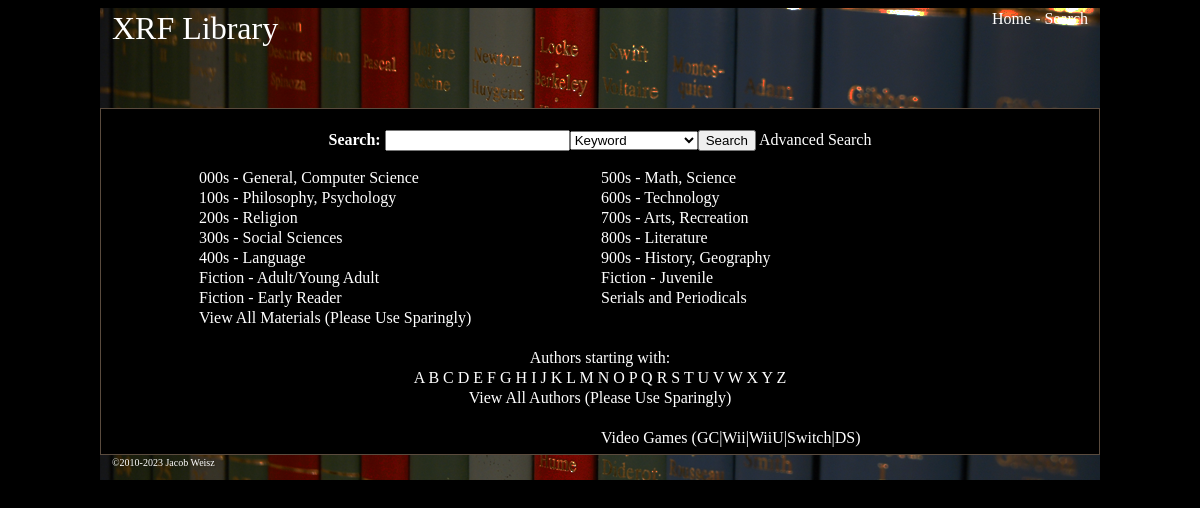
/, run on an earlier commit of the app's database.
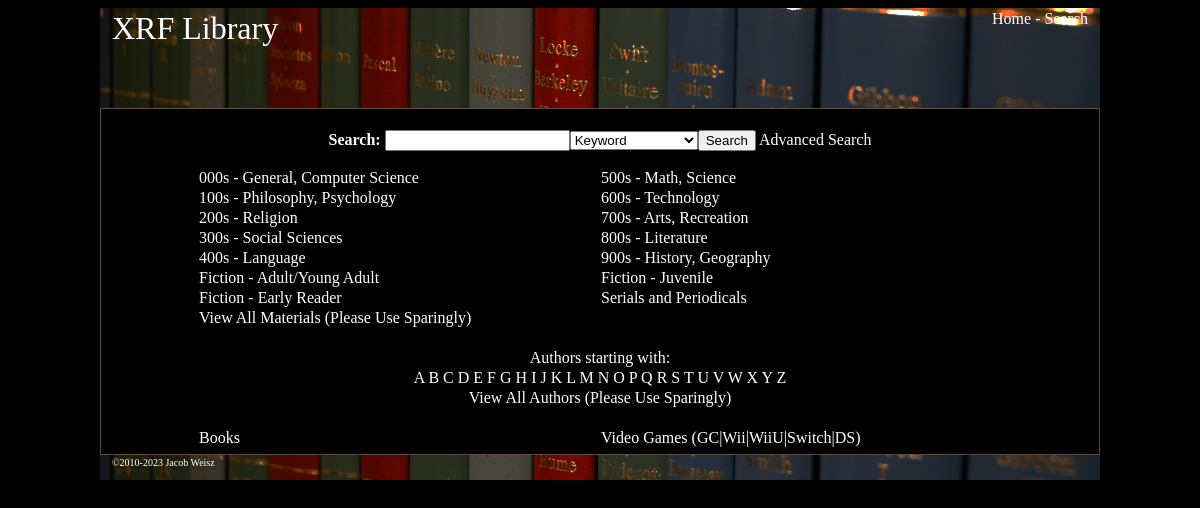
And on a later commit of the database.
### tables this page shows
CREATE TABLE IF NOT EXISTS `g_config` (
  `site_name` varchar(128) NOT NULL,
  `site_url` varchar(128) NOT NULL DEFAULT 'index.php',
  `site_key` varchar(32) NOT NULL DEFAULT 'SANDSTORM-SANDSTORM' COMMENT 'License key for XRF install.',
  `auth_version` varchar(10) NOT NULL DEFAULT '0S.2' COMMENT 'If module version is not found in this string, disable module',
  `server_name` varchar(32) NOT NULL DEFAULT 'SandstormServer' COMMENT 'ID of XRF server',
  `admin_email` varchar(128) NOT NULL DEFAULT 'admin@example.com' COMMENT 'The master admin''s email for alert and notification purposes',
  `admin_id` int(8) NOT NULL DEFAULT '1' COMMENT 'The master admin''s ID',
  `vlog_enabled` int(1) NOT NULL DEFAULT '0' COMMENT 'If 1, enable verbose logging.',
  `style_default` varchar(32) NOT NULL DEFAULT 'xrfdark' COMMENT 'Style to use by default',
  PRIMARY KEY (`site_name`)
);

CREATE TABLE IF NOT EXISTS `l_typecodes` (
  `id` int(4) NOT NULL AUTO_INCREMENT,
  `code` varchar(4) NOT NULL,
  `descr` varchar(128) NOT NULL,
  `default_location` varchar(5) NOT NULL COMMENT 'Location code to assign this type',
  `access_level` VARCHAR(1) NOT NULL DEFAULT '1' COMMENT 'The ulevel or uclass required to see a type.',
  PRIMARY KEY (`id`),
  UNIQUE KEY `code` (`code`)
);

### includes/global.php (called while the page is built, shortened)
<?php
require_once("includes/variables.php");
require_once("includes/functions_db.php");
$xrf_myulevel = 1;
$xrf_db = @mysqli_connect($xrf_dbserver, $xrf_dbusername, $xrf_dbpassword, $xrf_dbname) or die(mysqli_connect_error());
$xrf_config_query="SELECT * FROM g_config";
$xrf_config_result=mysqli_query($xrf_db, $xrf_config_query);
$xrf_site_name=xrf_mysql_result($xrf_config_result,0,"site_name");
$xrf_style_default=xrf_mysql_result($xrf_config_result,0,"style_default");
?>

### includes/functions_db.php (called while the page is built)
<?php
function xrf_mysql_result($result, $number, $field=0)
{
mysqli_data_seek($result, $number);
$row = mysqli_fetch_array($result);
return $row[$field] ?? false;
}
?>

### index.php (the view, shortened to what this page needs)
<?php $xrf_page_subtitle = "Home";
require_once("includes/global.php");
require_once("includes/header.php");
?>
<form action="search_results.php" method="POST"><p align="center"><b>Search:</b>
<input type="text" name="searchterm" maxlength="128"><select name="searchwhat">
<option value="keyword">Keyword</option>
</select><input type="submit" value="Search"> <a href="search.php">Advanced Search</a></p></form>
<div align="center"><table>
<tr><td width=400><a href="search_results.php?group=000">000s - General, Computer Science</a></td><td width=400><a href="search_results.php?group=500">500s - Math, Science</a></td></tr>
<tr><td><a href="search_results.php?group=100">100s - Philosophy, Psychology</a></td><td><a href="search_results.php?group=600">600s - Technology</a></td></tr>
<tr><td><a href="search_results.php?group=200">200s - Religion</a></td><td><a href="search_results.php?group=700">700s - Arts, Recreation</a></td></tr>
<tr><td><a href="search_results.php?group=300">300s - Social Sciences</a></td><td><a href="search_results.php?group=800">800s - Literature</a></td></tr>
<tr><td><a href="search_results.php?group=400">400s - Language</a></td><td><a href="search_results.php?group=900">900s - History, Geography</a></td></tr>
<tr><td><a href="search_results.php?group=F">Fiction - Adult/Young Adult</a></td><td><a href="search_results.php?group=J">Fiction - Juvenile</a></td></tr>
<tr><td><a href="search_results.php?group=E">Fiction - Early Reader</a></td><td><a href="serials.php">Serials and Periodicals</a></td></tr>
<tr><td><a href="search_results.php">View All Materials</a> (Please Use Sparingly)</td><td></td></tr>
</table></div>
<br>
<div align="center"><table><tr><td align="center">Authors starting with:</td></tr>
<tr><td>
<a href="authors.php?letter=A">A</a>
<a href="authors.php?letter=B">B</a>
<a href="authors.php?letter=C">C</a>
<a href="authors.php?letter=D">D</a>
<a href="authors.php?letter=E">E</a>
<a href="authors.php?letter=F">F</a>
<a href="authors.php?letter=G">G</a>
<a href="authors.php?letter=H">H</a>
<a href="authors.php?letter=I">I</a>
<a href="authors.php?letter=J">J</a>
<a href="authors.php?letter=K">K</a>
<a href="authors.php?letter=L">L</a>
<a href="authors.php?letter=M">M</a>
<a href="authors.php?letter=N">N</a>
<a href="authors.php?letter=O">O</a>
<a href="authors.php?letter=P">P</a>
<a href="authors.php?letter=Q">Q</a>
<a href="authors.php?letter=R">R</a>
<a href="authors.php?letter=S">S</a>
<a href="authors.php?letter=T">T</a>
<a href="authors.php?letter=U">U</a>
<a href="authors.php?letter=V">V</a>
<a href="authors.php?letter=W">W</a>
<a href="authors.php?letter=X">X</a>
<a href="authors.php?letter=Y">Y</a>
<a href="authors.php?letter=Z">Z</a>
</td></tr>
<tr><td align="center"><a href="authors.php">View All Authors</a> (Please Use Sparingly)</td></tr></table>
</div>
<br>
<div align="center"><table><tr><td width=400>
<?php if ($xrf_myulevel > 1)
$typesquery = "SELECT * FROM l_typecodes ORDER BY id ASC";
$typesresult = mysqli_query($xrf_db, $typesquery);
$typesnum=mysqli_num_rows($typesresult);
$typ=0;
while ($typ < $typesnum) {
	$typcode = xrf_mysql_result($typesresult,$typ,"code");
	$typdescr = xrf_mysql_result($typesresult,$typ,"descr");
	$typaccess = xrf_mysql_result($typesresult,$typ,"access_level");
	if ((is_numeric($typaccess) && $typaccess <= $xrf_myulevel) || (!is_numeric($typaccess) && xrf_has_uclass($xrf_myuclass,$typaccess))) {
		if ($typcode == "") { $typcode = "0"; }
		echo "<a href=\"search_results.php?type=$typcode\">$typdescr</a><br>";
	}
	$typ++;
} ?>
</td>
<td width=400>
<a href="search_results.php?type=VG">Video Games</a> (<a href="search_results.php?filter=GameCube">GC</a>|<a href="search_results.php?filter=Wii">Wii</a>|<a href="search_results.php?filter=WiiU">WiiU</a>|<a href="search_results.php?filter=Switch">Switch</a>|<a href="search_results.php?filter=DS">DS</a>)
</td></tr></table></div>
<?php
require_once("includes/footer.php");
?>

### includes/header.php (shortened to what this page needs)
<?php
if ($xrf_mystylepref == "") {$xrf_style = $xrf_style_default;}
else {$xrf_style = $xrf_mystylepref;}
if (isset($xrf_page_subtitle)) { $xrf_title_nugget = " - "; } else { $xrf_page_subtitle = ""; $xrf_title_nugget = ""; }
echo "<html><head><title>$xrf_site_name Library$xrf_title_nugget$xrf_page_subtitle</title>
<link rel=\"stylesheet\" type=\"text/css\" href=\"styles/$xrf_style/style.css\" />
<link rel=\"stylesheet\" type=\"text/css\" href=\"styles/print/style.css\" media=\"print\" />
</head><body>";
echo "<div class=\"header\" align=\"center\">
<table width=\"100%\"><tr><td>
<p align=\"left\">
<font size=\"6\" color=\"white\">$xrf_site_name</font><br>
<font color=\"white\" class=\"navigation-box\"><a href=\"$xrf_site_url\"><font color=\"white\">$xrf_myusername</font></a></font>
</p>
</td><td>
<p align=\"right\" class=\"navigation-box\">
<font color=\"white\"><a href=\"index.php\"><font color=\"white\">Home</font></a> - <a href=\"search.php\"><font color=\"white\">Search</font></a></font>
</p>
</td></tr></table>
</div>
<div class=\"container\" align=\"left\">";
?>

### includes/footer.php (shortened to what this page needs)
<?php
if ($xrf_myulevel >= 3)
$cplink = "<a href=\"acp.php\">Control Panel</a>";
else $cplink = "";
echo "</div><div class=\"footer\" align=\"center\">
<table width=\"100%\"><tr><td><font size=\"1\">&copy;2010-2023 Jacob Weisz</font></td><td align=\"right\"><font size=\"1\">$cplink</font></td></tr></table>
</div></body></html>";
?>

### styles/xrfdark/style.css (style rules this page uses)
body { background: #000000; font-family: Verdana; color: #FFFFFF; }
a { font-family: Verdana; text-decoration: none; color: #FFFFFF; border-color: #FFFFFF; }
.header { width: 980px; height: 100px; margin-left: auto; margin-right: auto; padding-left: 10px; padding-right: 10px; background-image: url(images/banner.png); }
.container { width: 988px; height: auto; margin-left:auto; margin-right:auto; padding: 5px; background-color: #000000; border: 1px solid #5a4b3e; outline-style: none; }
.footer { width: 980px; height: 25px; margin-left: auto; margin-right: auto; padding-left: 10px; padding-right: 10px; background-image: url(images/footer.png); }
td, tr { vertical-align:top; padding: 0px; border: 0px; margin: 0px; outline-style: none; }
table { vertical-align:top; padding: 0px; border: 0px; margin: 0px; outline-style: none; }

### styles/print/style.css (style rules this page uses)
body { background: #FFFFFF; font-family: Verdana; color: #000; }
a { font-family: Verdana; text-decoration: none; color: #000; border-color: #000; }
.header { width: 980px; height: 100px; margin-left: auto; margin-right: auto; padding-left: 10px; padding-right: 10px; }
.container { width: 988px; height: auto; margin-left:auto; margin-right:auto; padding: 5px; background-color: #FFFFFF; border: 1px solid black; outline-style: none; }
.footer { display: none; }
.navigation-box { display: none; }
td, tr { vertical-align:top; padding: 0px; border: 0px; margin: 0px; outline-style: none; }
table { vertical-align:top; padding: 0px; border: 0px; margin: 0px; outline-style: none; }

What changed in the data, as far as the page shows it:
added l_typecodes: descr "Books"
